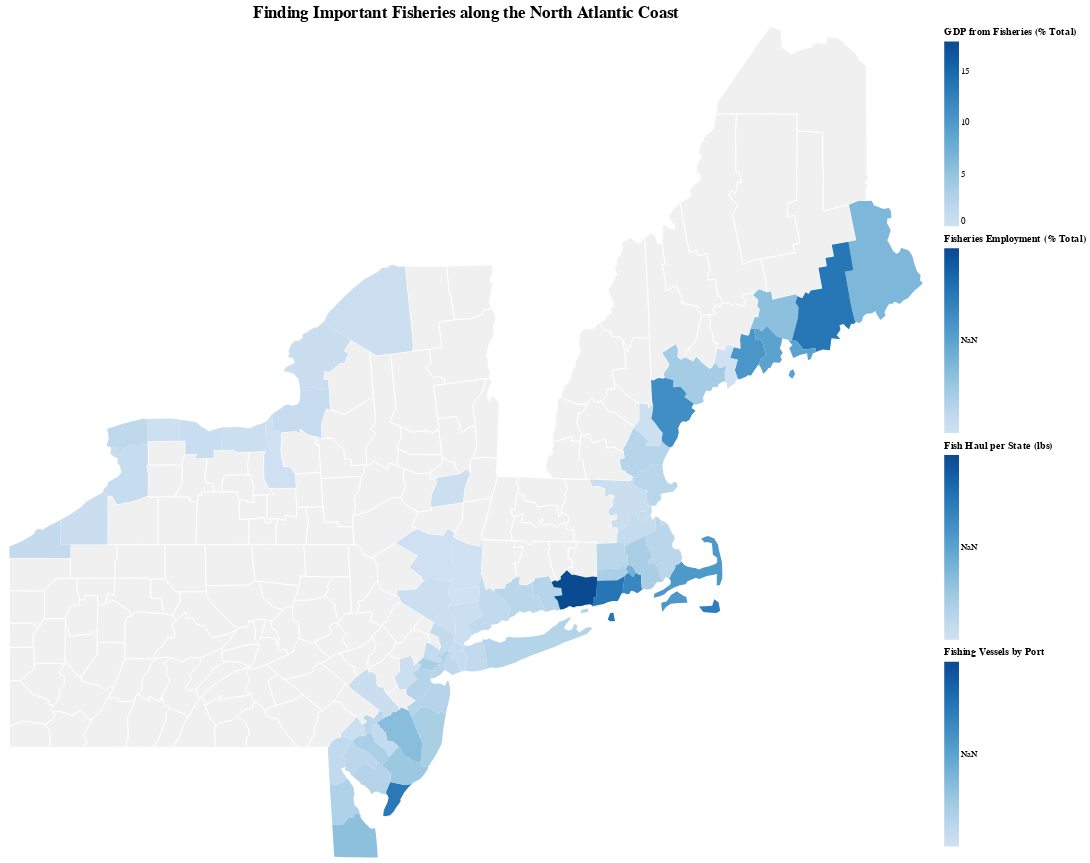

Write notebook code for a chart like this one.
### Code cell
# Base map layer (you could use state boundaries or counties here)
base_map = alt.Chart(sel_counties_4326).mark_geoshape(fill='#f0f0f0', stroke='white').encode(
    longitude='longitude:Q',
    latitude='latitude:Q'
).properties(
    width=600,
    height=400
)

# Create a toggle selection
toggle_selection = alt.selection_point(
    name="Toggle",
    fields=["map_type"],
    bind=alt.binding_radio(
        options=["GDP from Fisheries", "Fisheries Employment", "Fish Haul per State", "Fishing Vessels by Port"],
        name="Choose Map to View: "
    ),
    value="GDP from Fisheries"
)

# Add a 'map_type' field to each map and use separate layers
GDP_map = alt.Chart(oceaneconomyGDP_2021_geo).mark_geoshape().encode(
    color=alt.Color(
        'percentGDP_livresources:Q',
        legend=alt.Legend(title="GDP from Fisheries (% Total)"),
        scale=alt.Scale(scheme="blues")
    )
).transform_calculate(
    map_type="'GDP from Fisheries'"
).add_params(toggle_selection).transform_filter(
    toggle_selection
).properties(
    title='GDP from Fisheries by County'
)

employment2021_map = alt.Chart(employment_2021_geo).mark_geoshape().encode(
    color=alt.Color(
        'percentemploy_fisheries:Q',
        legend=alt.Legend(title="Fisheries Employment (% Total)"),
        scale=alt.Scale(scheme="blues")
    )
).transform_calculate(
    map_type="'Fisheries Employment'"
).add_params(toggle_selection).transform_filter(
    toggle_selection
).properties(
    title='Employment by County'
)

landings_map = alt.Chart(landings2022_states).mark_geoshape().encode(
    color=alt.Color(
        'pounds:Q',
        legend=alt.Legend(title="Fish Haul per State (lbs)"),
        scale=alt.Scale(scheme="blues")
    )
).transform_calculate(
    map_type="'Fish Haul per State'"
).add_params(toggle_selection).transform_filter(
    toggle_selection
).properties(
    title='Fish Haul per State'
)

vessels_map = alt.Chart(vessels_per_place).mark_geoshape().encode(
    color=alt.Color(
        'TotalVessels:Q',
        legend=alt.Legend(title="Fishing Vessels by Port"),
        scale=alt.Scale(scheme="blues")
    )
).transform_calculate(
    map_type="'Fishing Vessels by Port'"
).add_params(toggle_selection).transform_filter(
    toggle_selection
).properties(
    title='Vessels per Census Place'
)

# Combine maps into a single view using layers
combined2022_map = alt.layer(
    base_map,
    GDP_map,
    employment2021_map,
    landings_map,
    vessels_map
).resolve_scale(
    color='independent'
).properties(
    width=1000,
    height=900,
    title={"text": 'Finding Important Fisheries along the North Atlantic Coast', "fontSize": 18}
)

# Display the combined map
combined2022_map
